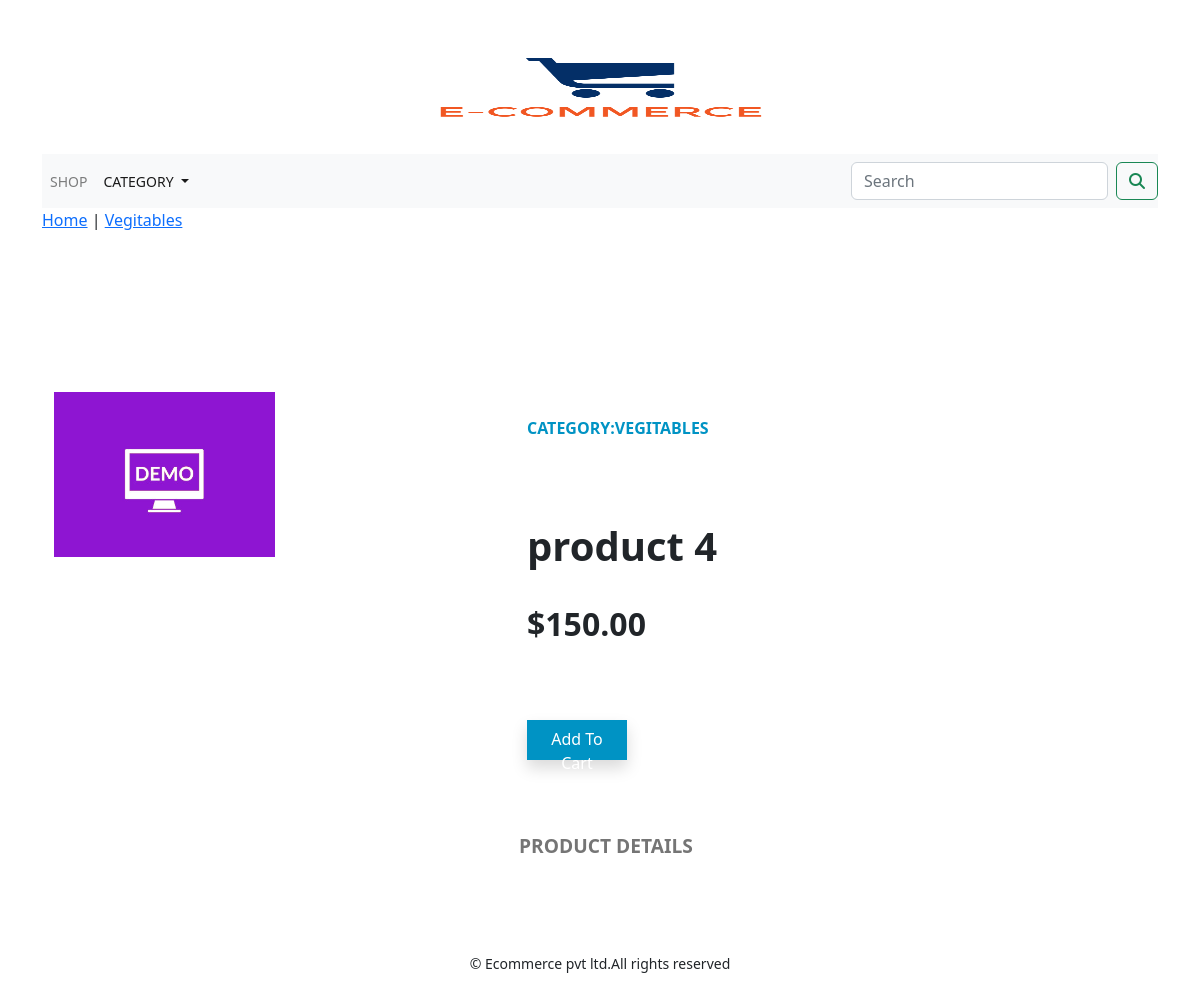
Page /shop/vegitables/product-4/ on the committed database.
### shop/models.py (models this page shows, shortened)
class Product(models.Model):
    name=models.CharField(max_length=250,unique=True)
    slug=models.SlugField(max_length=250,unique=True)
    description=models.TextField(blank=True)
    price=models.DecimalField(max_digits=10,decimal_places=2)
    category=models.ForeignKey(Category,on_delete=models.CASCADE)
    image=models.ImageField(upload_to='product',blank=True)
    stock=models.IntegerField()
    available=models.BooleanField(default=True)
    created=models.DateTimeField(auto_now_add=True)
    updated=models.DateTimeField(auto_now=True)
    def get_url(self):
        return reverse('shop:prodCatdetail',args=[self.category.slug,self.slug])
    class Meta:
        ordering=('name',)
        verbose_name='product'
        verbose_name_plural='products'

class Category(models.Model):
    name=models.CharField(max_length=250,unique=True)
    slug=models.SlugField(max_length=250,unique=True)
    description=models.TextField(blank=True)
    image=models.ImageField(upload_to='category',blank=True)
    class Meta:
        ordering=('name',)
        verbose_name='category'
        verbose_name_plural='categories'
    def get_url(self):
        return reverse('shop:product_by_category',args=[self.slug])
    def __str__(self):
        return '{}'.format(self.name)

### shop/views.py (the view)
# urls.py: path('<slug:c_slug>/<slug:product_slug>/',views.proDetail, name='prodCatdetail'),
def proDetail(request,c_slug,product_slug):
    try:
        product=Product.objects.get(category__slug=c_slug,slug=product_slug)
    except Exception as e:
        raise e
    return render(request,'product.html',{'product':product})

### cart/context_processors.py (called while the page is built)
def counter(request):
    item_count=0
    if 'admin' in request.path:
        return {}
    else:
        try:
            cart=Cart.objects.filter(cart_id=_cart_id(request))
            cart_items=CartItem.objects.all().filter(cart=cart[:1])
            for cart_item in cart_items:
                item_count += cart_item.quantity
        except Cart.DoesNotExist:
            item_count =0
    return dict(item_count=item_count)

### cart/views.py (called while the page is built)
def _cart_id(request):
    cart=request.session.session_key
    if not cart:
        cart=request.session.create()
    return cart

### shop/context_processors.py (called while the page is built)
def menu_links(request):
    links=Category.objects.all()
    return dict(links=links)

### template/product.html (shortened to what this page needs)
{% extends 'base.html' %}
{% load static %}
{% block content %}
<div>
    <div>
        <p> <a href="{% url 'shop:allProdCat' %}">Home</a> |
            <a href="{{product.category.get_url}}">{{product.category}}</a></p>
    </div>
</div>
<br>
<!DOCTYPE html>
<html lang="en">
<head>
    <link href="https://cdn.jsdelivr.net/npm/bootstrap@5.2.1/dist/css/bootstrap.min.css" rel="stylesheet">
</head>
<body>
 <div class="container my-5"><br>
        <div class="row"><br>
            <div class="col-md-5"><br>
                <div class="main-img"><br>
                    <a href="{{product.get_url}}"> <img class="img-fluid" src="{{product.image.url}}" alt="{{product.name}}"></a>
                    <div class="row my-3 previews"><br>
                    </div>
                </div>
            </div>
            <div class="col-md-7"><br>
                <div class="main-description px-2"><br>
                    <div class="category text-bold"><br>
                        Category:<a >{{product.category}}</a>
                    </div>
                    <div class="product-title text-bold my-3"><br>
                       {{product.name}}
                    </div>
                    <div class="price-area my-4">
                        <p class="new-price text-bold mb-1">${{product.price}}</p>
                    </div>
                    <div class="buttons d-flex my-5">
                        <div class="block"><br>
                                     {% if product.stock <= 0 %}
        <p><b>OUT Of Stock</b></p>
        {% else %}
                            <a href="{% url 'cart:add_cart' product.id %}" class="shadow btn custom-btn ">Add To Cart</a>
                        </div>
                        {% endif %}
                    </div>
                </div>
                <div class="product-details my-4"><br>
                    <p class="details-title text-color mb-1">Product Details</p>
                </div>
            </div>
        </div>
    </div>
</body>
</html>
{% endblock %}

### static/css/custom.css (style rules this page uses)
body { font-family: 'Source Code Pro', monospace; }

### template/product.html (style rules this page uses)
.text-bold { font-weight: 800; }
.main-img img { width: 50%; }
.main-description .category { text-transform: uppercase; color: #0093c4; }
.main-description .product-title { font-size: 2.5rem; }
.new-price { font-size: 2rem; }
.details-title { text-transform: uppercase; font-weight: 600; font-size: 1.2rem; color: #757575; }
.buttons .block { margin-right: 5px; }
.custom-btn { text-transform: capitalize; background-color: #0093c4; color: white; width: 100px; height: 40px; border-radius: 0; }

### rows in the picture
Product: category "Vegitables", image (picture), category "VEGITABLES", name "product 4", price "150.00"
